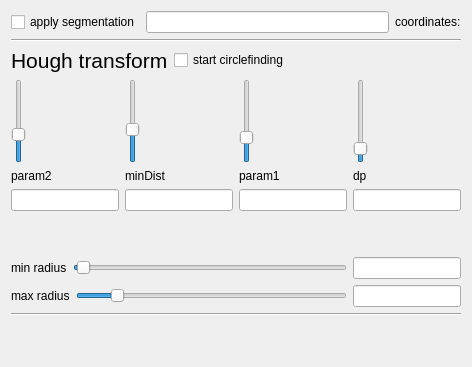
              <widget class="QWidget" name="segmentation">
               <attribute name="title">
                <string>seg/CF</string>
               </attribute>
               <layout class="QVBoxLayout" name="verticalLayout_10">
                <item>
                 <layout class="QHBoxLayout" name="horizontalLayout_23">
                  <item>
                   <widget class="QCheckBox" name="checkBox_segment">
                    <property name="text">
                     <string>apply segmentation</string>
                    </property>
                   </widget>
                  </item>
                  <item>
                   <widget class="QLineEdit" name="lineEdit_coords"/>
                  </item>
                  <item>
                   <widget class="QLabel" name="label_4">
                    <property name="text">
                     <string>coordinates:</string>
                    </property>
                   </widget>
                  </item>
                 </layout>
                </item>
                <item>
                 <widget class="Line" name="line_4">
                  <property name="orientation">
                   <enum>Qt::Horizontal</enum>
                  </property>
                 </widget>
                </item>
                <item>
                 <layout class="QHBoxLayout" name="horizontalLayout_21">
                  <item>
                   <widget class="QLabel" name="label_38">
                    <property name="font">
                     <font>
                      <pointsize>16</pointsize>
                     </font>
                    </property>
                    <property name="text">
                     <string>Hough transform</string>
                    </property>
                   </widget>
                  </item>
                  <item>
                   <widget class="QCheckBox" name="checkBox_circle">
                    <property name="text">
                     <string>start circlefinding</string>
                    </property>
                   </widget>
                  </item>
                  <item>
                   <spacer name="horizontalSpacer_15">
                    <property name="orientation">
                     <enum>Qt::Horizontal</enum>
                    </property>
                    <property name="sizeHint" stdset="0">
                     <size>
                      <width>40</width>
                      <height>20</height>
                     </size>
                    </property>
                   </spacer>
                  </item>
                 </layout>
                </item>
                <item>
                 <layout class="QHBoxLayout" name="horizontalLayout_20">
                  <item>
                   <widget class="QSlider" name="slider_param1_2">
                    <property name="value">
                     <number>30</number>
                    </property>
                    <property name="orientation">
                     <enum>Qt::Vertical</enum>
                    </property>
                   </widget>
                  </item>
                  <item>
                   <spacer name="horizontalSpacer_16">
                    <property name="orientation">
                     <enum>Qt::Horizontal</enum>
                    </property>
                    <property name="sizeHint" stdset="0">
                     <size>
                      <width>40</width>
                      <height>20</height>
                     </size>
                    </property>
                   </spacer>
                  </item>
                  <item>
                   <widget class="QSlider" name="slider_param2_2">
                    <property name="value">
                     <number>37</number>
                    </property>
                    <property name="orientation">
                     <enum>Qt::Vertical</enum>
                    </property>
                   </widget>
                  </item>
                  <item>
                   <spacer name="horizontalSpacer_17">
                    <property name="orientation">
                     <enum>Qt::Horizontal</enum>
                    </property>
                    <property name="sizeHint" stdset="0">
                     <size>
                      <width>40</width>
                      <height>20</height>
                     </size>
                    </property>
                   </spacer>
                  </item>
                  <item>
                   <widget class="QSlider" name="slider_mindist_2">
                    <property name="value">
                     <number>26</number>
                    </property>
                    <property name="sliderPosition">
                     <number>26</number>
                    </property>
                    <property name="orientation">
                     <enum>Qt::Vertical</enum>
                    </property>
                   </widget>
                  </item>
                  <item>
                   <spacer name="horizontalSpacer_18">
                    <property name="orientation">
                     <enum>Qt::Horizontal</enum>
                    </property>
                    <property name="sizeHint" stdset="0">
                     <size>
                      <width>40</width>
                      <height>20</height>
                     </size>
                    </property>
                   </spacer>
                  </item>
                  <item>
                   <widget class="QSlider" name="slider_dp_2">
                    <property name="maximum">
                     <number>500</number>
                    </property>
                    <property name="value">
                     <number>48</number>
                    </property>
                    <property name="sliderPosition">
                     <number>48</number>
                    </property>
                    <property name="orientation">
                     <enum>Qt::Vertical</enum>
                    </property>
                   </widget>
                  </item>
                  <item>
                   <spacer name="horizontalSpacer_19">
                    <property name="orientation">
                     <enum>Qt::Horizontal</enum>
                    </property>
                    <property name="sizeHint" stdset="0">
                     <size>
                      <width>40</width>
                      <height>20</height>
                     </size>
                    </property>
                   </spacer>
                  </item>
                 </layout>
                </item>
                <item>
                 <layout class="QHBoxLayout" name="horizontalLayout_27">
                  <item>
                   <widget class="QLabel" name="label_35">
                    <property name="text">
                     <string>param2</string>
                    </property>
                   </widget>
                  </item>
                  <item>
                   <widget class="QLabel" name="label_36">
                    <property name="text">
                     <string>minDist</string>
                    </property>
                   </widget>
                  </item>
                  <item>
                   <widget class="QLabel" name="label_37">
                    <property name="text">
                     <string>param1</string>
                    </property>
                   </widget>
                  </item>
                  <item>
                   <widget class="QLabel" name="label_40">
                    <property name="text">
                     <string>dp</string>
                    </property>
                   </widget>
                  </item>
                 </layout>
                </item>
                <item>
                 <layout class="QHBoxLayout" name="horizontalLayout_26">
                  <item>
                   <widget class="QLineEdit" name="lineEdit_param1_2">
                    <property name="sizePolicy">
                     <sizepolicy hsizetype="Fixed" vsizetype="Fixed">
                      <horstretch>0</horstretch>
                      <verstretch>0</verstretch>
                     </sizepolicy>
                    </property>
                    <property name="minimumSize">
                     <size>
                      <width>0</width>
                      <height>0</height>
                     </size>
                    </property>
                    <property name="sizeIncrement">
                     <size>
                      <width>10</width>
                      <height>10</height>
                     </size>
                    </property>
                   </widget>
                  </item>
                  <item>
                   <widget class="QLineEdit" name="lineEdit_minDist_2">
                    <property name="sizePolicy">
                     <sizepolicy hsizetype="Fixed" vsizetype="Fixed">
                      <horstretch>0</horstretch>
                      <verstretch>0</verstretch>
                     </sizepolicy>
                    </property>
                   </widget>
                  </item>
                  <item>
                   <widget class="QLineEdit" name="lineEdit_param2_2">
                    <property name="sizePolicy">
                     <sizepolicy hsizetype="Fixed" vsizetype="Fixed">
                      <horstretch>0</horstretch>
                      <verstretch>0</verstretch>
                     </sizepolicy>
                    </property>
                   </widget>
                  </item>
                  <item>
                   <widget class="QLineEdit" name="lineEdit_dp_2">
                    <property name="sizePolicy">
                     <sizepolicy hsizetype="Fixed" vsizetype="Fixed">
                      <horstretch>0</horstretch>
                      <verstretch>0</verstretch>
                     </sizepolicy>
                    </property>
                   </widget>
                  </item>
                 </layout>
                </item>
                <item>
                 <spacer name="verticalSpacer_3">
                  <property name="orientation">
                   <enum>Qt::Vertical</enum>
                  </property>
                  <property name="sizeHint" stdset="0">
                   <size>
                    <width>20</width>
                    <height>40</height>
                   </size>
                  </property>
                 </spacer>
                </item>
                <item>
                 <layout class="QHBoxLayout" name="horizontalLayout_25">
                  <item>
                   <widget class="QLabel" name="label_39">
                    <property name="text">
                     <string>min radius</string>
                    </property>
                   </widget>
                  </item>
                  <item>
                   <widget class="QSlider" name="slider_minradius_2">
                    <property name="value">
                     <number>1</number>
                    </property>
                    <property name="orientation">
                     <enum>Qt::Horizontal</enum>
                    </property>
                   </widget>
                  </item>
                  <item>
                   <widget class="QLineEdit" name="lineEdit_minradius_2">
                    <property name="sizePolicy">
                     <sizepolicy hsizetype="Minimum" vsizetype="Fixed">
                      <horstretch>0</horstretch>
                      <verstretch>0</verstretch>
                     </sizepolicy>
                    </property>
                   </widget>
                  </item>
                 </layout>
                </item>
                <item>
                 <layout class="QHBoxLayout" name="horizontalLayout_24">
                  <item>
                   <widget class="QLabel" name="label_34">
                    <property name="text">
                     <string>max radius</string>
                    </property>
                   </widget>
                  </item>
                  <item>
                   <widget class="QSlider" name="slider_maxradius_2">
                    <property name="value">
                     <number>13</number>
                    </property>
                    <property name="orientation">
                     <enum>Qt::Horizontal</enum>
                    </property>
                   </widget>
                  </item>
                  <item>
                   <widget class="QLineEdit" name="lineEdit_maxradius_2">
                    <property name="sizePolicy">
                     <sizepolicy hsizetype="Minimum" vsizetype="Fixed">
                      <horstretch>0</horstretch>
                      <verstretch>0</verstretch>
                     </sizepolicy>
                    </property>
                   </widget>
                  </item>
                 </layout>
                </item>
                <item>
                 <widget class="Line" name="line_3">
                  <property name="orientation">
                   <enum>Qt::Horizontal</enum>
                  </property>
                 </widget>
                </item>
                <item>
                 <spacer name="verticalSpacer_2">
                  <property name="orientation">
                   <enum>Qt::Vertical</enum>
                  </property>
                  <property name="sizeHint" stdset="0">
                   <size>
                    <width>20</width>
                    <height>40</height>
                   </size>
                  </property>
                 </spacer>
                </item>
               </layout>
              </widget>
